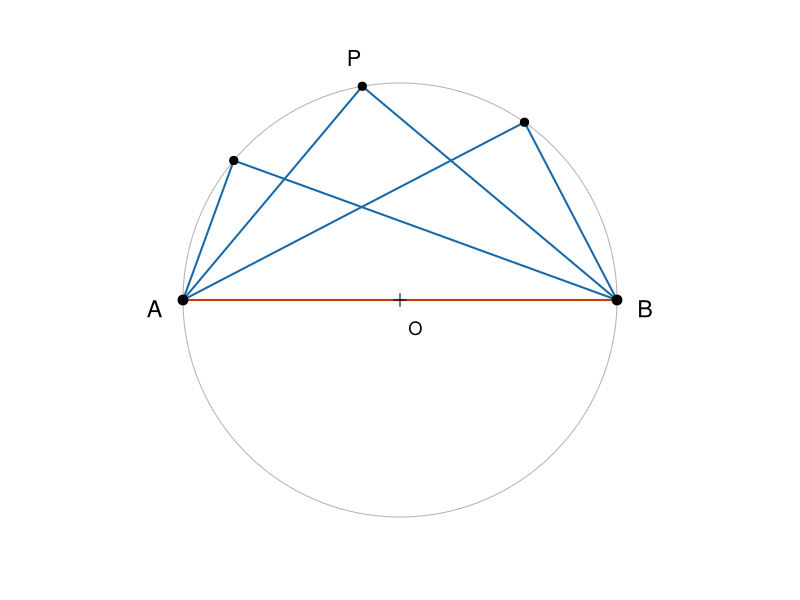
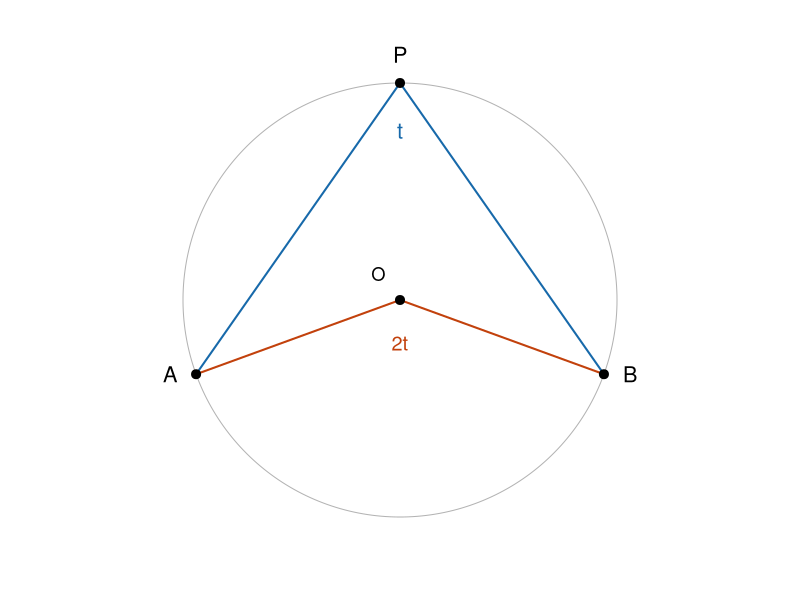
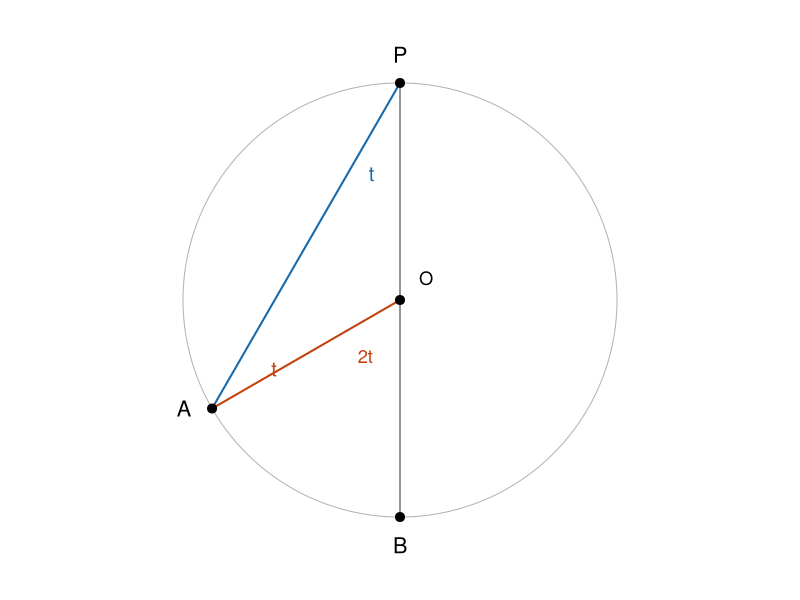
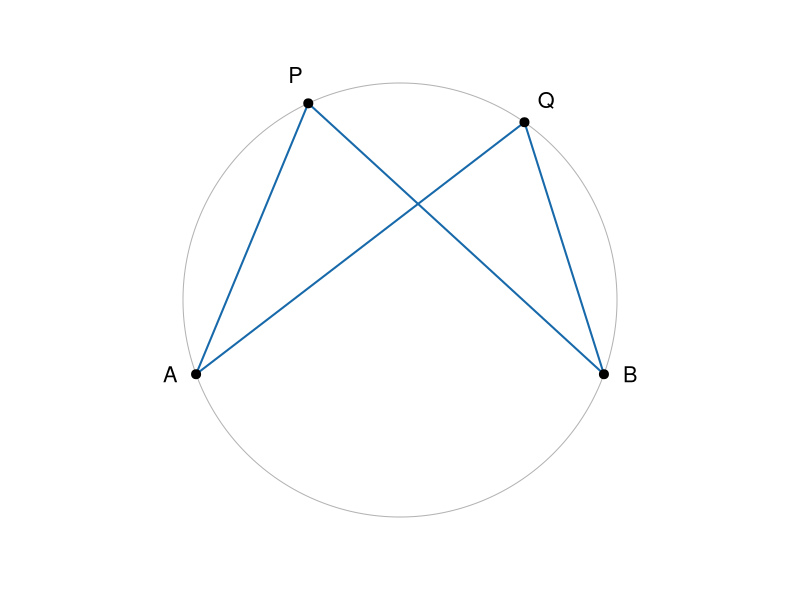
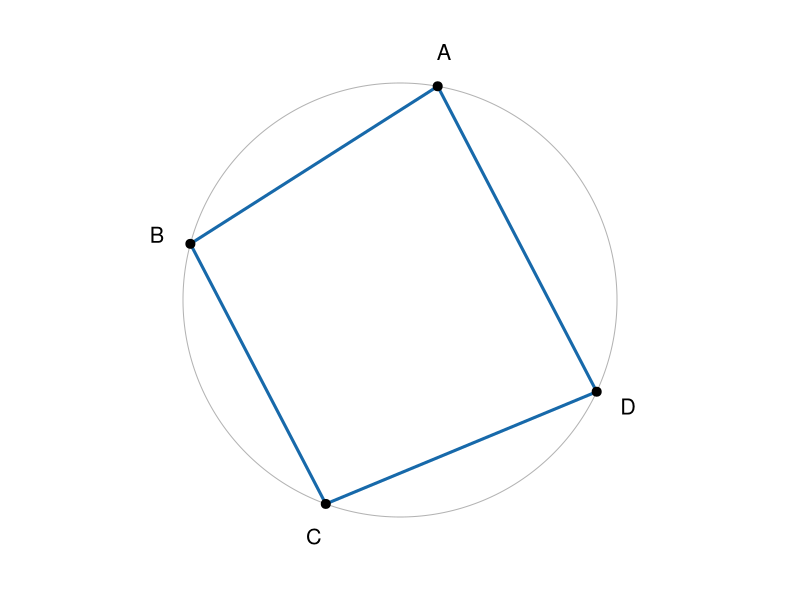
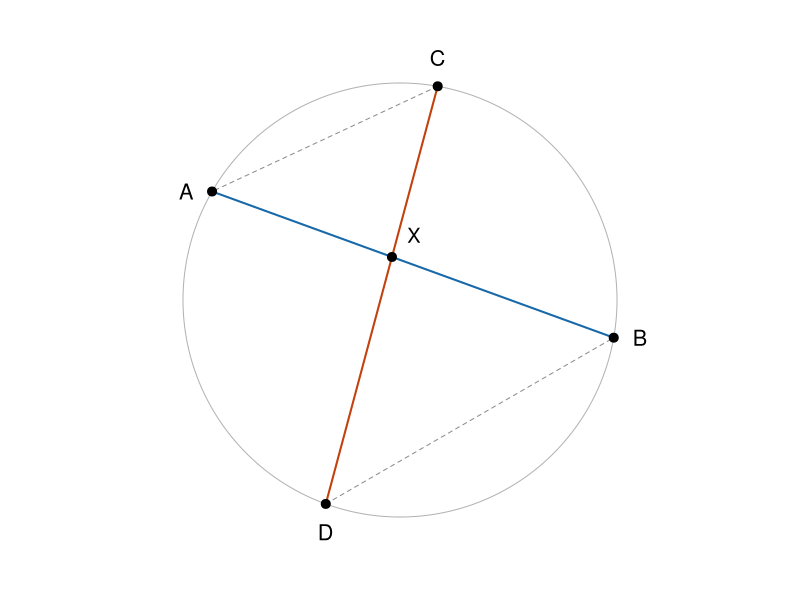

R code for these plots, in order:
## ---- chunk 1
knitr::opts_chunk$set(echo = FALSE, fig.align = "center", dev = "png",
                      fig.width = 5, fig.height = 5, dpi = 150)
blue   <- "#1769aa"
orange <- "#c2410c"
## ---- chunk 2
par(mar=c(0,0,0,0), pty="s")
t <- seq(0, 2*pi, length.out=300)
plot(cos(t), sin(t), type="l", col="grey70", asp=1, axes=FALSE, xlab="", ylab="",
     xlim=c(-1.28,1.28), ylim=c(-1.28,1.28))
A <- c(-1,0); B <- c(1,0); O <- c(0,0)
segments(A[1],A[2], B[1],B[2], col=orange, lwd=2)
angs <- c(55, 100, 140) * pi/180
for (a in angs) {
  P <- c(cos(a), sin(a))
  segments(P[1],P[2], A[1],A[2], col=blue, lwd=2)
  segments(P[1],P[2], B[1],B[2], col=blue, lwd=2)
  points(P[1], P[2], pch=19, cex=1.1)
}
points(rbind(A,B), pch=19, cex=1.3)
points(0, 0, pch=3, cex=1.2)
text(A[1]-0.13, A[2]-0.04, "A", cex=1.4)
text(B[1]+0.13, B[2]-0.04, "B", cex=1.4)
text(0.07, -0.13, "O", cex=1.1)
text(cos(100*pi/180)-0.04, sin(100*pi/180)+0.13, "P", cex=1.3)
## ---- chunk 3
par(mar=c(0,0,0,0), pty="s")
d2r <- function(d) d * pi/180
t <- seq(0, 2*pi, length.out=300)
plot(cos(t), sin(t), type="l", col="grey70", asp=1, axes=FALSE, xlab="", ylab="",
     xlim=c(-1.28,1.28), ylim=c(-1.28,1.28))
A <- c(cos(d2r(200)), sin(d2r(200)))
B <- c(cos(d2r(340)), sin(d2r(340)))
P <- c(cos(d2r(90)),  sin(d2r(90)))
O <- c(0,0)
segments(O[1],O[2], A[1],A[2], col=orange, lwd=2)
segments(O[1],O[2], B[1],B[2], col=orange, lwd=2)
segments(P[1],P[2], A[1],A[2], col=blue, lwd=2)
segments(P[1],P[2], B[1],B[2], col=blue, lwd=2)
points(rbind(A,B,P,O), pch=19, cex=1.2)
text(A[1]-0.12, A[2], "A", cex=1.3)
text(B[1]+0.12, B[2], "B", cex=1.3)
text(P[1], P[2]+0.13, "P", cex=1.3)
text(O[1]-0.1, O[2]+0.12, "O", cex=1.1)
text(0, 0.78, "t",  col=blue,   cex=1.3)
text(0, -0.2, "2t", col=orange, cex=1.2)
## ---- chunk 4
par(mar=c(0,0,0,0), pty="s")
d2r <- function(d) d * pi/180
t <- seq(0, 2*pi, length.out=300)
plot(cos(t), sin(t), type="l", col="grey70", asp=1, axes=FALSE, xlab="", ylab="",
     xlim=c(-1.28,1.28), ylim=c(-1.28,1.28))
P <- c(0,1); B <- c(0,-1); O <- c(0,0)
A <- c(cos(d2r(210)), sin(d2r(210)))
segments(P[1],P[2], B[1],B[2], col="grey50", lwd=1.6)
segments(O[1],O[2], A[1],A[2], col=orange, lwd=2)
segments(P[1],P[2], A[1],A[2], col=blue, lwd=2)
points(rbind(A,B,P,O), pch=19, cex=1.2)
text(P[1], P[2]+0.13, "P", cex=1.3)
text(B[1], B[2]-0.13, "B", cex=1.3)
text(A[1]-0.13, A[2], "A", cex=1.3)
text(O[1]+0.12, O[2]+0.1, "O", cex=1.1)
text(-0.13, 0.58, "t",  col=blue,   cex=1.2)
text(-0.58, -0.32, "t", col=orange, cex=1.2)
text(-0.16, -0.26, "2t", col=orange, cex=1.1)
## ---- chunk 5
par(mar=c(0,0,0,0), pty="s")
d2r <- function(d) d * pi/180
t <- seq(0, 2*pi, length.out=300)
plot(cos(t), sin(t), type="l", col="grey70", asp=1, axes=FALSE, xlab="", ylab="",
     xlim=c(-1.28,1.28), ylim=c(-1.28,1.28))
A <- c(cos(d2r(200)), sin(d2r(200)))
B <- c(cos(d2r(340)), sin(d2r(340)))
P <- c(cos(d2r(115)), sin(d2r(115)))
Q <- c(cos(d2r(55)),  sin(d2r(55)))
for (X in list(P, Q)) {
  segments(X[1],X[2], A[1],A[2], col=blue, lwd=2)
  segments(X[1],X[2], B[1],B[2], col=blue, lwd=2)
}
points(rbind(A,B,P,Q), pch=19, cex=1.2)
text(A[1]-0.12, A[2], "A", cex=1.3)
text(B[1]+0.12, B[2], "B", cex=1.3)
text(P[1]-0.06, P[2]+0.13, "P", cex=1.3)
text(Q[1]+0.1,  Q[2]+0.1,  "Q", cex=1.3)
## ---- chunk 6
par(mar=c(0,0,0,0), pty="s")
d2r <- function(d) d * pi/180
t <- seq(0, 2*pi, length.out=300)
plot(cos(t), sin(t), type="l", col="grey70", asp=1, axes=FALSE, xlab="", ylab="",
     xlim=c(-1.28,1.28), ylim=c(-1.28,1.28))
ang <- c(80, 165, 250, 335)
V <- cbind(cos(d2r(ang)), sin(d2r(ang)))
polygon(V[,1], V[,2], border=blue, lwd=3)
points(V, pch=19, cex=1.2)
labs <- c("A","B","C","D")
for (i in 1:4) text(V[i,1]*1.16, V[i,2]*1.16, labs[i], cex=1.3)
## ---- chunk 7
par(mar=c(0,0,0,0), pty="s")
d2r <- function(d) d * pi/180
t <- seq(0, 2*pi, length.out=300)
plot(cos(t), sin(t), type="l", col="grey70", asp=1, axes=FALSE, xlab="", ylab="",
     xlim=c(-1.28,1.28), ylim=c(-1.28,1.28))
A <- c(cos(d2r(150)), sin(d2r(150)))
B <- c(cos(d2r(350)), sin(d2r(350)))
C <- c(cos(d2r(80)),  sin(d2r(80)))
D <- c(cos(d2r(250)), sin(d2r(250)))
inter <- function(A,B,C,D){
  d1 <- B - A; d2 <- D - C
  M <- matrix(c(d1[1], -d2[1], d1[2], -d2[2]), nrow=2, byrow=TRUE)
  s <- solve(M, C - A)
  A + s[1] * d1
}
X <- inter(A,B,C,D)
segments(C[1],C[2], A[1],A[2], col="grey55", lwd=1, lty=2)
segments(D[1],D[2], B[1],B[2], col="grey55", lwd=1, lty=2)
segments(A[1],A[2], B[1],B[2], col=blue,   lwd=2)
segments(C[1],C[2], D[1],D[2], col=orange, lwd=2)
points(rbind(A,B,C,D), pch=19, cex=1.2)
points(X[1], X[2], pch=19, cex=1.2)
text(A[1]-0.12, A[2], "A", cex=1.3)
text(B[1]+0.12, B[2], "B", cex=1.3)
text(C[1], C[2]+0.13, "C", cex=1.3)
text(D[1], D[2]-0.13, "D", cex=1.3)
text(X[1]+0.1, X[2]+0.1, "X", cex=1.2)
